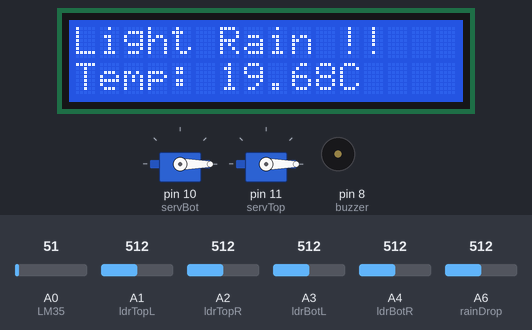
This sketch was run on a simulated Arduino Nano, built with avr-gcc and run on an emulated ATmega328P. On the bench: 16×2 character LCD, 2 × servo, buzzer (waves = sounding, pin HIGH). The test bench sets the inputs (shaded band); at power-on: A6 (rainDrop) = 512, A2 (ldrTopR) = 512, A0 (LM35) = 51, A1 (ldrTopL) = 512, A3 (ldrBotL) = 512, A4 (ldrBotR) = 512.

Above: at 1.2 s.
1.3 s: A6 (rainDrop) set to 315
2.8 s: A6 (rainDrop) set to 284
At 3.2 s:
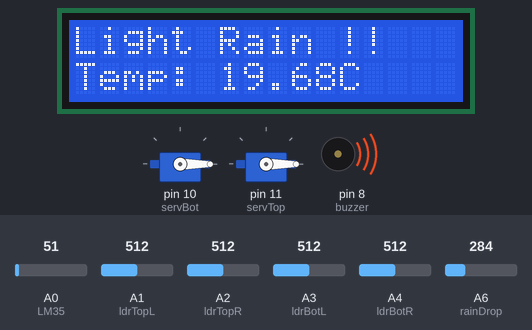
5.8 s: A6 (rainDrop) set to 213
8.8 s: A6 (rainDrop) set to 190
At 11.2 s:
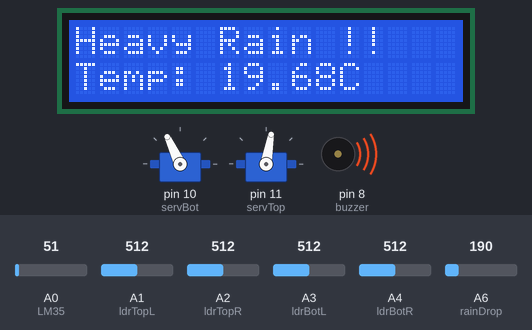
11.8 s: A6 (rainDrop) set to 610
At 14.2 s:
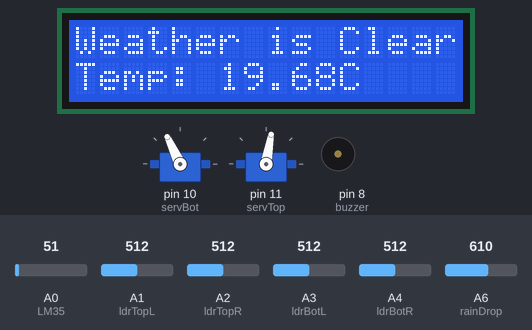
14.8 s: A2 (ldrTopR) set to 610
At 18.0 s:
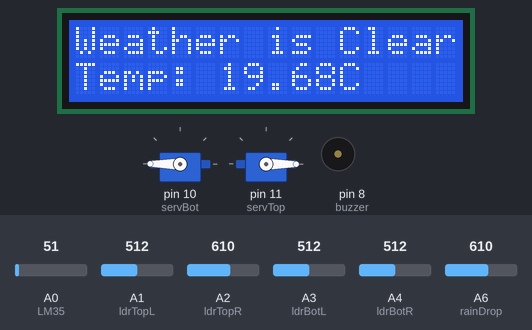
Timing chart, 0 to 18.2 s (numbered marks = the images above; inputs shaded):
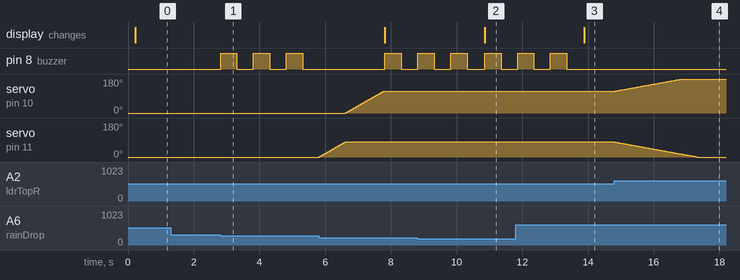

Measured:
- the behaviour switches between 300 and 299 on A6 (rainDrop) (found by bisection; images 0 and 1)
- the behaviour switches between 200 and 199 on A6 (rainDrop) (found by bisection; images 1 and 2)
- after the input at 1.3 s, every drawn part: stays the same
- after the input at 2.8 s, pin 8 (buzzer): alternates HIGH for 0.50 s and LOW for 0.50 s, starting at once
- after the input at 8.8 s, the display: changes after 2.1 s (image 2)
- after the input at 11.8 s, the display: changes after 2.1 s (image 3)
- after the input at 14.8 s, servo on pin 10 (servBot): moves from 115° to 180° over 2.0 s, starting at once; servo on pin 11 (servTop): moves from 80° to 0° over 2.5 s, starting at once

The sketch:

V6.2_DualAxisRainLCD_DisablingSerial.ino
```cpp
/******************************************************************************
 * Project: Dual Axis Solar Tracker
 *
 * Written By: Hany Elesawy
 *
 * Version: v6.2
 *
 * Version History:
 * v1.0 Added Quad LDR                                      - 2022.12.14
 * v1.1 Added Dual Axis Control                             - 2022.12.15
 * v1.2 Fixed a bug in rotation direction                   - 2023.01.14
 *
 * v2.0 changed the tracking algorithm (removed average)    - 2023.01.15
 *      surprisingly this improved tracking drastically
 *
 * v3.0 Added RainDrop Sensor Support                       - 2023.01.19
 * V3.1 Enabled a simple rain buzzer alarm (with delay)     - 2023.01.19
 * v4.0 Sharp tracker angle on heavy rain (for cleaning)    - 2023.01.19
 *
 * v5.0 Added LCD Logic + Integration                       - 2023.01.26
 * v6.0 Removed most delays in favour of using Millis()     - 2023.01.27
 * v6.2 Added tracking_response_time                        - 2023.01.27
 ******************************************************************************/

/*----------------------------------------------------------------------------*/
/*------------------ Project Specific Behaviour Description ------------------*/
/*----------------------------------------------------------------------------*/
/*

    VERTICAL SERVO  : is the servo responsible for equalizing "avgLdrTop" and "avgLdrBot" readings
    HORIZONTAl SERVO: is the servo responsible for equalizing "avgLdrLeft" and "avgLdrRight" readings

    When the tracker is flat (looking up)            ---> Vertical Servo is with angle = 0
    When the tracker is looking down (to the ground) ---> Vertical Servo is with angle = 180

    When the tracker is looking to the left          ---> Horizontal Servo is with angle = 0
    When the tracker is looking to the Right         ---> Horizontal Servo is with angle = 180


    Ideally, we don't want the solar tracker looking down as there is nothing to be done there.
    If we don't limit it, sometimes it will take the easy path to equalize the avgLdrTop, avgLdrBot readings.
    When it looks down. the reading will be equalized.


*/

/*----------------------------------------------------------------------------*/
/*------------------------------- Header Files -------------------------------*/
/*----------------------------------------------------------------------------*/

#include <Servo.h>
#include <LiquidCrystal.h>

/*----------------------------------------------------------------------------*/
/*------------------------------- Global -------------------------------------*/
/*----------------------------------------------------------------------------*/

Servo servo_horizontal;
Servo servo_vertical;

//Parameters:    (rs, enable, d4, d5, d6, d7)
LiquidCrystal lcd(0 , 2     , 3 , 4 , 5 , 6 );

/*----- Calibration and Angle Tweaks -----*/

int servoV_angle       = 0;              // Starting Vertical Angle (Flat)
int servoV_UpperLimit  = 105;            // Looking Down Limit
int servoV_LowerLimit  = 0;              // Looking Up Limit
int servoV_SharpAngle  = 80;            // Some Sharp Angle to wash solar panels by rain

int servoH_angle       = 0;              // Starting Horizontal Angle
int servoH_UpperLimit  = 180;            // Looking to the Right Limit
int servoH_LowerLimit  = 0;              // Looking to the Left Limit
int servoH_SharpAngle  = 115;            // Some Sharp Angle to wash solar panels by rain

/*------ Dual Axis Response Time ------*/
int tracking_response_time = 30;         // How fast should the whole project React to light changes.

/*--------------- Flags ---------------*/
bool isItRaining = false;
bool isItRainingHard = false;

/*----- Time Intervals of Events (ms) -----*/
#define interval_LCDPrint    200                // Time interval to print on LCD
#define interval_BuzzerBeep  500                // Time to buzzer High


unsigned long currentTime               =0;

unsigned long previousTime_LCDPrint     =0;     // When was the last time LCD printed something?
unsigned long previousTime_BuzzerHigh   =0;     // When was the last time Buzzer High?
unsigned long previousTime_BuzzerLow    =0;     // When was the last time Buzzer low?

/*---- Other Variables ----*/
float temperatureC_LM35;
float temperatureC = 19.68;

/*----------------------------------------------------------------------------*/
/*------------------------------- Setup --------------------------------------*/
/*----------------------------------------------------------------------------*/
void setup()
{
    lcd.   begin(16,2);
    //Serial.begin(9600);

    /*----- Pin Configuration ----------------*/

    #define servBot 10
    #define servTop 11

    #define ldrTopL A1
    #define ldrTopR A2
    #define ldrBotL A3
    #define ldrBotR A4

    #define LM35     A0
    #define rainDrop A6

    #define buzzer 8


    /*----- Pin Modes (Input / Output) ----------------*/

    pinMode(ldrTopL , INPUT);
    pinMode(ldrTopR , INPUT);
    pinMode(ldrBotL , INPUT);
    pinMode(ldrBotR , INPUT);

    pinMode(rainDrop, INPUT);
    pinMode(LM35    , INPUT);

    pinMode(buzzer  , OUTPUT);

    servo_horizontal.attach(servBot);
    servo_vertical.attach(servTop);


    /* --- Default Orientation ---*/
    servo_horizontal.write(servoH_angle);
    servo_vertical.write(servoV_angle);
}

/*----------------------------------------------------------------------------*/
/*------------------------------- Main Logic ---------------------------------*/
/*----------------------------------------------------------------------------*/

void loop()
{

    delay(tracking_response_time);


    currentTime = millis();

    /*------------- Analog Readings -------------*/

    int ADC_ldrTopL  = analogRead(ldrTopL);
    int ADC_ldrTopR  = analogRead(ldrTopR);
    int ADC_ldrBotL  = analogRead(ldrBotL);
    int ADC_ldrBotR  = analogRead(ldrBotR);

    int ADC_LM35 = analogRead(LM35);
    int ADC_RainDrop   = analogRead(rainDrop);

    servoH_angle = servo_horizontal.read();
    servoV_angle = servo_vertical.read();

    float voltage =  ADC_LM35 * (5.0/1024.0);
    temperatureC_LM35 = voltage * 100;
    /*------------------------------------------*/

    if( RainStatus() == true)
    {
        AlarmBeepBeep();

        servoAllSharpAngle();
    }
    else
    {
        /*--- Vertical Servo Positioning ---*/
        if (ADC_ldrTopL > ADC_ldrBotL)
        {
            servoRotateUp();
        }
        else if (ADC_ldrBotL > ADC_ldrTopL)
        {
            servoRotateDown();
        }

        if (ADC_ldrTopR > ADC_ldrBotR)
        {
            servoRotateUp();
        }
        else if (ADC_ldrBotR > ADC_ldrTopR)
        {
            servoRotateDown();
        }

        /*--- Horizontal Servo Positioning ---*/
        if (ADC_ldrTopL > ADC_ldrTopR)
        {
            servoRotateLeft();
        }
        else if (ADC_ldrTopR > ADC_ldrTopL)
        {
            servoRotateRight();
        }

        if (ADC_ldrBotL > ADC_ldrBotR)
        {
            servoRotateLeft();
        }
        else if (ADC_ldrBotR > ADC_ldrBotL)
        {
            servoRotateRight();
        }

    }
}


/*----------------------------------------------------------------------------*/
/*----------------------- User Defined Functions -----------------------------*/
/*----------------------------------------------------------------------------*/

bool RainStatus()
{
    int ADC_RainDrop = analogRead(rainDrop);

    if(ADC_RainDrop < 200)
    {
        if(currentTime - previousTime_LCDPrint > interval_LCDPrint )
        {
            lcd.clear();
            lcd.setCursor(0,0);
            lcd.print("Heavy Rain !!");

            lcd.setCursor(0,1);
            lcd.print("Temp: ");
            lcd.print(temperatureC);
            lcd.print("C");

            //Serial.println("Heavy Rain !!");

            previousTime_LCDPrint = currentTime;
        }

        isItRaining = true;
        isItRainingHard = true;
    }
    else if(ADC_RainDrop < 300)
    {
        if(currentTime - previousTime_LCDPrint > interval_LCDPrint )
        {
            lcd.clear();
            lcd.setCursor(0,0);
            lcd.print("Moderate Rain !!");

            lcd.setCursor(0,1);
            lcd.print("Temp: ");
            lcd.print(temperatureC);
            lcd.print("C");

            //Serial.println("Moderate Rain !!");

            previousTime_LCDPrint = currentTime;
        }

        isItRaining = true;
        isItRainingHard = true;
    }
    else if(ADC_RainDrop < 600)
    {
        if(currentTime - previousTime_LCDPrint > interval_LCDPrint )
        {
            lcd.clear();
            lcd.setCursor(0,0);
            lcd.print("Light Rain !!");

            lcd.setCursor(0,1);
            lcd.print("Temp: ");
            lcd.print(temperatureC);
            lcd.print("C");

            //Serial.println("Light Rain !!");

            previousTime_LCDPrint = currentTime;
        }

        isItRaining = true;
        isItRainingHard = false;
    }
    else
    {
        if(currentTime - previousTime_LCDPrint > interval_LCDPrint )
        {
            lcd.clear();
            lcd.setCursor(0,0);
            lcd.print("Weather is Clear");

            lcd.setCursor(0,1);
            lcd.print("Temp: ");
            lcd.print(temperatureC);
            lcd.print("C");

            //Serial.println("Weather is Clear");

            previousTime_LCDPrint = currentTime;
        }

        isItRaining = false;
        isItRainingHard = false;
    }

    return isItRainingHard;

}

void AlarmBeepBeep()
{
    for(int i=0; i<3; i++)
    {
        digitalWrite(buzzer, HIGH);
        delay (500);
        digitalWrite(buzzer, LOW);
        delay (500);
    }

}
void servoAllSharpAngle()
{
    while(servoV_angle > servoV_SharpAngle)
    {
        servo_vertical.write(--servoV_angle);
        delay(10);
    }
    while(servoV_angle < servoV_SharpAngle)
    {
        servo_vertical.write(++servoV_angle);
        delay(10);
    }

    while(servoH_angle > servoH_SharpAngle)
    {
        servo_horizontal.write(--servoH_angle);
        delay(10);
    }
    while(servoH_angle < servoH_SharpAngle)
    {
        servo_horizontal.write(++servoH_angle);
        delay(10);

    }

}

void servoRotateUp()
{
    //Serial.println("servoRotateUp");

    if (servoV_angle < servoV_LowerLimit)
        servoV_angle = servoV_LowerLimit;

    servo_vertical.write(--servoV_angle);
}

void servoRotateDown()
{
    //Serial.println("servoRotateDown");

    if (servoV_angle > servoV_UpperLimit)
        servoV_angle = servoV_UpperLimit;

    servo_vertical.write(++servoV_angle);
}

void servoLockVertical()
{
    //Serial.println("servoLockVertical");

    servo_vertical.write(servoV_angle);
}

void servoRotateLeft()
{
    //Serial.println("servoRotateLeft");

    if (servoH_angle < servoH_LowerLimit)
        servoH_angle = servoH_LowerLimit;

    servo_horizontal.write(--servoH_angle);
}
void servoRotateRight()
{
    //Serial.println("servoRotateRight");
    if (servoH_angle > servoH_UpperLimit)
        servoH_angle = servoH_UpperLimit;

    servo_horizontal.write(++servoH_angle);
}
void servoLockHorizontal()
{
    //Serial.println("servoLockHorizontal");
    servo_horizontal.write(servoH_angle);
}
```
